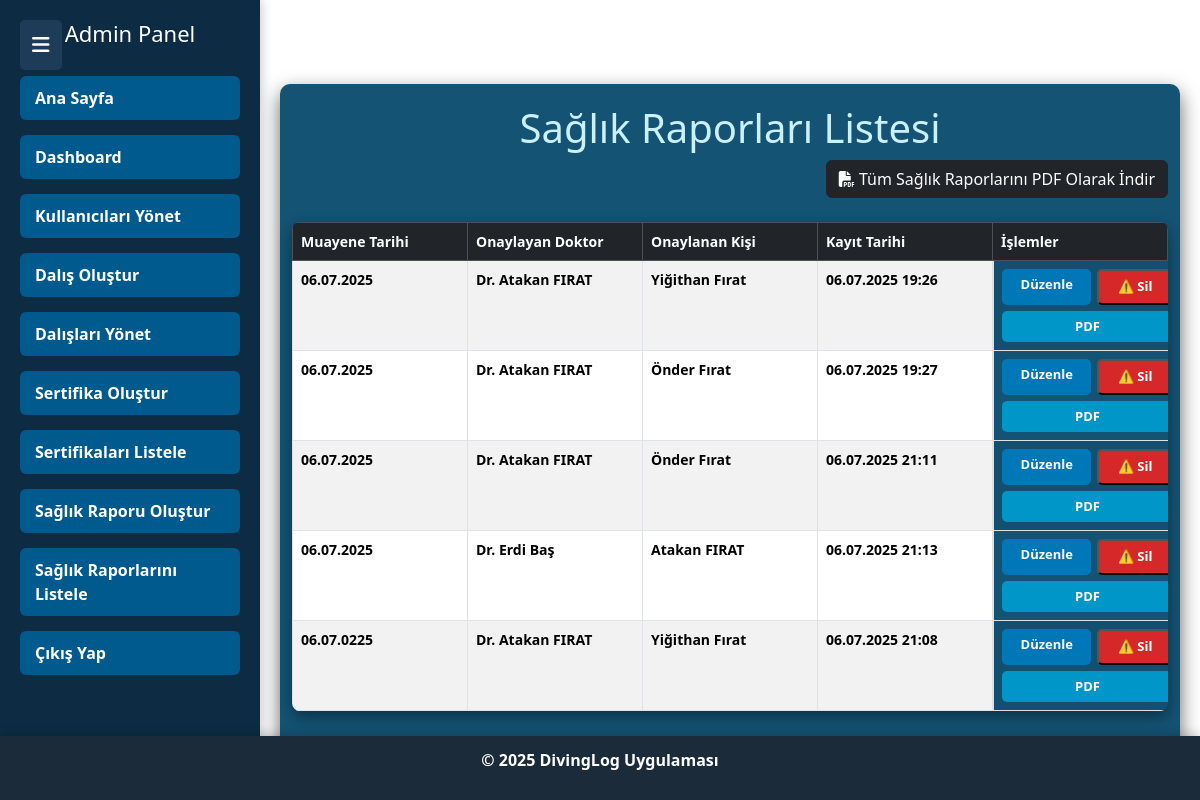
/admin/health_inspection_list.php, run on the app's committed database.
### tables this page shows
CREATE TABLE `health_inspections` (
  `id` int(11) NOT NULL,
  `muayene_tarihi` date NOT NULL,
  `onaylayan` varchar(255) NOT NULL,
  `onaylanan` varchar(255) NOT NULL,
  `tcno` varchar(11) NOT NULL,
  `created_at` datetime NOT NULL
);

### src/admin/health_inspection_list.php (the view, shortened to what this page needs)
<?php
require_once('../../config.php');
$perPage = 25;
$page = isset($_GET['page']) && is_numeric($_GET['page']) ? (int) $_GET['page'] : 1;
$offset = ($page - 1) * $perPage;
$query = "
    SELECT id, muayene_tarihi, created_at, onaylayan, onaylanan
    FROM health_inspections
    ORDER BY muayene_tarihi DESC
    LIMIT ? OFFSET ?
";
$stmt = $mysqlB->prepare($query);
$stmt->bind_param('ii', $perPage, $offset);
$stmt->execute();
$result = $stmt->get_result();
?>
<!DOCTYPE html>
<html lang="tr">
<head>
    <link rel="stylesheet" href="../CSS/health_inspection_list.css" />
    <link rel="stylesheet" href="https://cdnjs.cloudflare.com/ajax/libs/font-awesome/6.7.2/css/all.min.css">
    <link href="https://cdn.jsdelivr.net/npm/bootstrap@5.3.3/dist/css/bootstrap.min.css" rel="stylesheet">
</head>
<body>
    <div class="menu-toggle" onclick="toggleSidebar()">
        <i class="fas fa-bars"></i>
    </div>
    <div class="sidebar">
        <h2>Admin Panel</h2>
        <ul>
            <li><a href="../index.php">Ana Sayfa</a></li>
            <li><a href="dashboard.php">Dashboard</a></li>
            <li><a href="manage_users.php">Kullanıcıları Yönet</a></li>
            <li><a href="diving.php">Dalış Oluştur</a></li>
            <li><a href="manage_diving.php">Dalışları Yönet</a></li>
            <li><a href="certificate.php">Sertifika Oluştur</a></li>
            <li><a href="certificate_list.php">Sertifikaları Listele</a></li>
            <li><a href="health_inspection.php">Sağlık Raporu Oluştur</a></li>
            <li><a href="health_inspection_list.php">Sağlık Raporlarını Listele</a></li>
            <li><a href="../users/exit.php">Çıkış Yap</a></li>
        </ul>
    </div>
    <div class="content">
        <div class="container mt-4">
            <h1 class="text-center">Sağlık Raporları Listesi</h1>
            <div class="all-pdf">
                <div class="all_pdf d-flex justify-content-end mb-3">
                    <a href="export_all_health_inspection_pdf.php" target="_blank" class="btn btn-dark">
                        <i class="fas fa-file-pdf"></i> Tüm Sağlık Raporlarını PDF Olarak İndir
                    </a>
                </div>
            </div>
            <?php if ($result && $result->num_rows > 0): ?>
                <table class="table table-striped table-bordered mt-4">
                    <thead class="table-dark">
                        <tr>
                            <th>Muayene Tarihi</th>
                            <th>Onaylayan Doktor</th>
                            <th>Onaylanan Kişi</th>
                            <th>Kayıt Tarihi</th>
                            <th>İşlemler</th>
                        </tr>
                    </thead>
                    <tbody>
                        <?php while($row = $result->fetch_assoc()): ?>
                            <tr>
                                <td><?= htmlspecialchars(date('d.m.Y', strtotime($row['muayene_tarihi'])), ENT_QUOTES) ?></td>
                                <td><?= htmlspecialchars($row['onaylayan'], ENT_QUOTES) ?></td>
                                <td><?= htmlspecialchars($row['onaylanan'], ENT_QUOTES) ?></td>
                                <td><?= htmlspecialchars(date('d.m.Y H:i', strtotime($row['created_at'])), ENT_QUOTES) ?></td>
                                <td>
                                    <a href="../admin/health_inspection_edit.php?id=<?= urlencode($row['id']) ?>" class="btn-edit">Düzenle</a>
                                    <button class="btn-delete" data-bs-toggle="modal" data-bs-target="#confirmDeleteModal" data-id="<?= htmlspecialchars($row['id'], ENT_QUOTES) ?>">⚠️ Sil</button>
                                    <a href="../admin/health_inspection_export_pdf.php?id=<?= urlencode($row['id']) ?>" target="_blank" class="btn-pdf">PDF</a>
                                </td>
                            </tr>
                        <?php endwhile; ?>
                    </tbody>
                </table>
            <?php else: ?>
                <p class="text-center mt-5 fw-bold fs-5">Henüz kayıtlı sağlık raporu yok.</p>
            <?php endif; ?>
        </div>
    </div>
    <footer class="text-center mt-5">
        <p>&copy; 2025 DivingLog Uygulaması</p>
    </footer>
</body>
</html>

### src/CSS/health_inspection_list.css (style rules this page uses)
html, body { height: 100%; margin: 0; padding: 0; font-family: Arial, sans-serif; }
body { background-color: #1e3c57; color: #ffffff; display: flex; flex-direction: column; justify-content: space-between; }
.sidebar { position: fixed; top: 0; left: 0; width: 260px; height: 100vh; background-color: #0d2c43; padding: 20px; box-shadow: 2px 0 10px rgba(0,0,0,0.2); }
.sidebar h2 { color: #ffffff; font-size: 22px; text-align: center; margin-bottom: 30px; }
.sidebar ul { list-style: none; padding: 0; }
.sidebar ul li { margin-bottom: 15px; }
.sidebar ul li a { text-decoration: none; color: #fff; font-weight: bold; display: block; padding: 10px 15px; border-radius: 6px; background-color: #005a8d; transition: background-color 0.3s ease; }
.content { margin-left: 260px; min-height: 100vh; display: flex; flex-direction: column; align-items: center; padding: 60px 20px 20px 20px; box-sizing: border-box; }
.container { max-width: 760px; margin: 40px auto 80px; padding: 20px 20px 30px; background-color: #145374; border-radius: 10px; box-shadow: 0 8px 20px rgba(0,0,0,0.6); color: #caf0f8; }
h1 { text-align: center; margin-bottom: 20px; font-weight: bold; font-size: 28px; color: #caf0f8; }
table { table-layout: fixed; border-spacing: 0 !important; width: 100%; border-collapse: collapse; margin-top: 25px; background-color: #145374; border-radius: 8px; overflow: hidden; box-shadow: 0 6px 15px rgba(0,0,0,0.4); }
th, td { padding: 12px 15px; color: #caf0f8; text-align: left; border-bottom: 1px solid rgba(255,255,255,0.15); font-weight: 600; font-size: 14px; }
th { background-color: #0d2f4a; }
td:last-child { min-width: 180px; max-width: 240px; display: flex; flex-wrap: wrap; gap: 6px; background-color: transparent !important; overflow: hidden; padding-right: 0 !important; margin-right: 0 !important; border-right: none; }
td:last-child > * { margin: 0 !important; flex: 1 1 auto; white-space: nowrap; }
.btn-edit, .btn-delete, .btn-pdf { background-color: #0077B6; color: #fff; padding: 6px 10px; border-radius: 5px; font-weight: 700; text-decoration: none; transition: background-color 0.3s ease; font-size: 13px; display: inline-block; user-select: none; white-space: nowrap; flex: 1 1 auto; text-align: center; }
.btn-delete { background-color: #d62828; }
.btn-pdf { background-color: #0096c7; }
footer { background-color: #1c2b3a; color: #ffffff; text-align: center; font-weight: bold; padding: 12px 0; width: 100%; position: fixed; left: 0; bottom: 0; z-index: 999; box-shadow: 0 -2px 10px rgba(0, 0, 0, 0.2); }
footer p { font-weight: bolder; }
.menu-toggle { position: fixed; top: 20px; left: 20px; z-index: 999; background-color: #1e3c57; padding: 10px 12px; border-radius: 5px; cursor: pointer; color: white; font-size: 20px; transition: background 0.3s ease; }
.sidebar { transition: transform 0.3s ease; }

### data on the page
health_inspections: muayene_tarihi "06.07.2025", onaylayan "Dr. Atakan FIRAT", onaylanan "Yiğithan Fırat", created_at "06.07.2025 19:26"
health_inspections: muayene_tarihi "06.07.2025", onaylayan "Dr. Atakan FIRAT", onaylanan "Önder Fırat", created_at "06.07.2025 19:27"
health_inspections: muayene_tarihi "06.07.2025", onaylayan "Dr. Atakan FIRAT", onaylanan "Önder Fırat", created_at "06.07.2025 21:11"
health_inspections: muayene_tarihi "06.07.2025", onaylayan "Dr. Erdi Baş", onaylanan "Atakan FIRAT", created_at "06.07.2025 21:13"
health_inspections: muayene_tarihi "06.07.0225", onaylayan "Dr. Atakan FIRAT", onaylanan "Yiğithan Fırat", created_at "06.07.2025 21:08"
